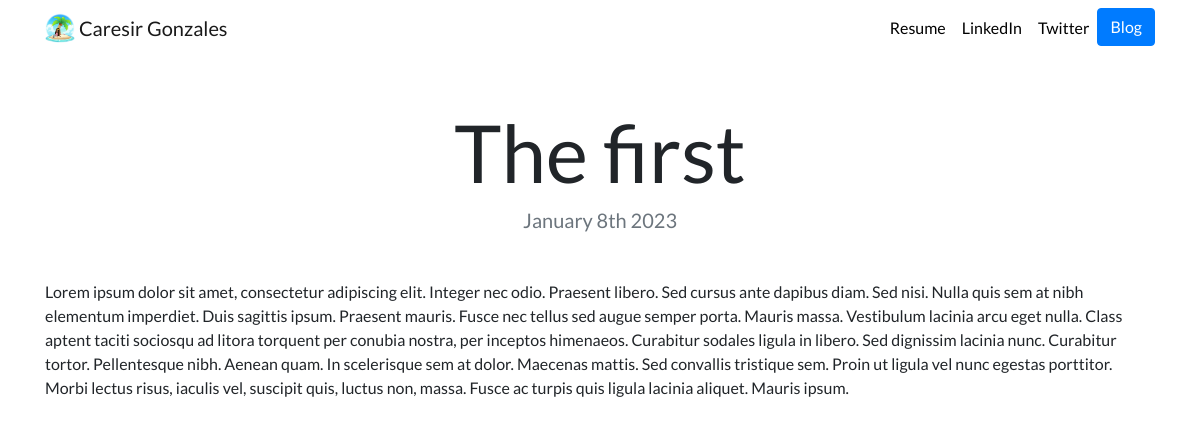
Page /blog/1/ on the committed database.
### blog/models.py (models this page shows, shortened)
class Blog(models.Model):
    title = models.CharField(max_length=200)
    description = models.TextField()
    date = models.DateField()

### blog/views.py (the view)
# urls.py: path('<int:blog_id>/', views.detail, name='detail'),
def detail(request, blog_id):
    blog = get_object_or_404(Blog, pk=blog_id)
    return render(request, 'blog/detail.html', {'blog':blog})

### blog/templates/blog/detail.html
{% extends 'portfolio/base.html' %}
{% load static %}
{% block content %}
<h1 class="text-center mt-5" id="blogdetailtitle">{{ blog.title }}</h1>
<h5 class="text-center text-muted mb-5">{{ blog.date|date:'F jS Y' }}</h5>
{{ blog.description|safe }}
{% endblock %}

### portfolio/static/portfolio/custom.css (style rules this page uses)
body { font-family: 'Lato', sans-serif; }
@media (min-width: 992px) { #blogdetailtitle { font-size: 5rem; } }

### rows in the picture
Blog: title "The first", date "January 8th 2023", description "Lorem ipsum dolor sit amet, consectetur adipiscing elit. Integer nec odio. Praesent libero. Sed cursus ante dapibus diam. Sed nisi. Nulla quis sem at nibh elementum imperdiet. Duis sagittis ipsum. Praesent mauris. Fusce nec tellus sed augue semper porta. Mauris massa. Vestibulum lacinia arcu eget nulla. Class aptent taciti sociosqu ad litora torquent per conubia nostra, per inceptos himenaeos. Curabitur sodales ligula in libero. Sed dignissim lacinia nunc. Curabitur tortor. Pellentesque nibh. Aenean quam. In scelerisque sem at dolor. Maecenas mattis. Sed convallis tristique sem. Proin ut ligula vel nunc egestas porttitor. Morbi lectus risus, iaculis vel, suscipit quis, luctus non, massa.…"
